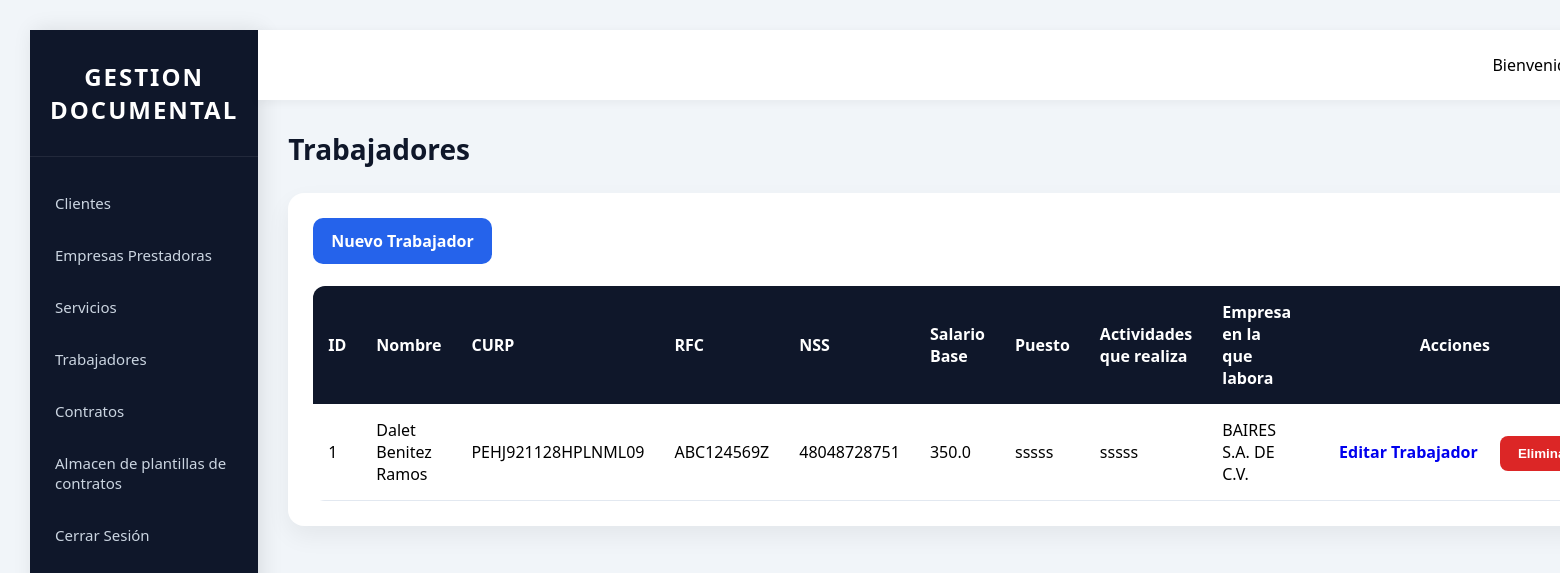
/trabajadores (signed in), run on the app's committed database.
### models/models.py (models this page shows, shortened)
class Trabajador(db.Model):
    __tablename__ = 'dim_trabajadores'
    id = db.Column(db.Integer, primary_key=True)
    nombre_trabajador =  db.Column(db.String(200))
    curp = db.Column(db.String(200))
    rfc = db.Column(db.String(200))
    nss = db.Column(db.String(200))
    salario_base = db.Column(db.Float)
    actividades = db.Column(db.String(400))
    puesto = db.Column(db.String(300))
    empresa_id = db.Column(
        db.Integer,
        db.ForeignKey(
            "dim_empresas.id"
        ),
        nullable=False
    )

class Empresa(db.Model):
    __tablename__ = "dim_empresas"
    id = db.Column(db.Integer, primary_key=True)
    nombre = db.Column(db.String(200), nullable=False, unique=True)
    rfc = db.Column(db.String(13))
    representante = db.Column(db.String(200))
    domicilio = db.Column(db.String(300))
    correo = db.Column(db.String(150))
    telefono = db.Column(db.String(20))
    proyectos = db.relationship(
        "Proyecto",
        backref="empresa",
        lazy=True
    )
    trabajadores = db.relationship(
        "Trabajador",
        backref="empresa",
        lazy=True
    )

### app.py (the view)
@app.route('/trabajadores')
@login_required
def trabajadores():
    trabajadores = Trabajador.query.all()
    proyectos = Proyecto.query.all()
    return render_template(
        'trabajador.html',
        trabajadores = trabajadores,
        proyectos = proyectos,
    )

### app.py (called while the page is built)
@login_manager.user_loader
def load_user(id):
    return Users.query.get(
        int(id)
    )

### templates/trabajador.html
{% extends 'base.html' %}
{% block content %}
<h1 class="page-title">
    Trabajadores
</h1>
<div class="card">
    <a
        href="{{ url_for('nuevo_trabajador') }}"
        class="btn"
    >
        Nuevo Trabajador
    </a>
    <br><br>
    <table>
        <thead>
            <tr>
                <th>ID</th>
                <th>Nombre</th>
                <th>CURP</th>
                <th>RFC</th>
                <th>NSS</th>
                <th>Salario Base</th>
                <th>Puesto</th>
                <th>Actividades que realiza</th>
                <th>Empresa en la que labora</th>
                <th style="width:220px; text-align:center;">
                    Acciones
                </th>
            </tr>
        </thead>
        <tbody>
            {% for trabajador in trabajadores %}
                <tr>
                    <td>{{ trabajador.id }}</td>
                    <td>{{ trabajador.nombre_trabajador }}</td>
                    <td>{{ trabajador.curp }}</td>
                    <td>{{ trabajador.rfc }}</td>
                    <td>{{ trabajador.nss }}</td>
                    <td>{{ trabajador.salario_base }}</td>
                    <td>{{ trabajador.puesto }}</td>
                    <td>{{ trabajador.actividades }}</td>
                    <td>
                        {% if trabajador.empresa %}
                            {{ trabajador.empresa.nombre }}
                        {% else %}
                            Sin empresa
                        {% endif %}
                    </td>
                    <td style="text-align:center;white-space:nowrap;">
                        <a href="{{ url_for('editar_trabajador',id=trabajador.id) }}" class="btn-primary">
                            Editar Trabajador
                        </a>
                        <form method="POST" action="{{ url_for('eliminar_trabajador',id=trabajador.id) }}"style="display:inline-block;"
                            onsubmit="
                                return confirm(
                                    '¿Desea eliminar esta Trabajador?'
                                );
                            "
                        >
                            <button type="submit" class="btn-danger">
                                Eliminar
                            </button>
                        </form>
                    </td>
                </tr>
            {% endfor %}
        </tbody>
    </table>
</div>
{% endblock %}

### static/css/menu.css (style rules this page uses)
* { margin:0; padding:0; box-sizing:border-box; }
body { font-family:'Segoe UI',sans-serif; background:#f1f5f9; }
.card { background:white; padding:25px; border-radius:16px; box-shadow: 0 10px 25px rgba( 0, 0, 0, 0.06 ); }
.page-title { margin-bottom:25px; color:#0f172a; font-size:28px; font-weight:700; }
.btn { display:inline-block; background:#2563eb; color:white; text-decoration:none; padding:12px 18px; border-radius:10px; border:none; cursor:pointer; transition:0.3s; font-weight:600; }
table { width:100%; border-collapse:collapse; background:white; border-radius:12px; overflow:hidden; }
thead { background:#0f172a; color:white; }
th { padding:15px; text-align:left; }
td { padding:15px; border-bottom:1px solid #e2e8f0; }
.btn-primary { display:inline-block; text-decoration:none; padding:10px 18px; border-radius:8px; font-weight:600; }
.btn-danger { background:#dc2626; color:#fff; border:none; padding:10px 18px; border-radius:8px; cursor:pointer; font-weight:600; transition:.3s; }

### data on the page
Trabajador: id "1", nombre_trabajador "Dalet Benitez Ramos", curp "PEHJ921128HPLNML09", rfc "ABC124569Z", nss "48048728751", salario_base "350.0", puesto "sssss", actividades "sssss", empresa.nombre "BAIRES S.A. DE C.V."
